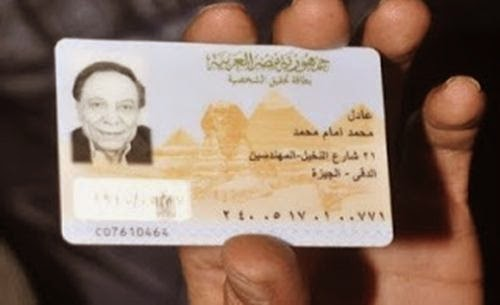
#> input picture data/Adel-Imam1.jpeg, 500 x 305 px, found by its file name
$ jupyter execute trail.ipynb
#> lines starting #> are read from the running program, lines starting #| are printed output that depends on the picture; after the words box and inside, x2 and y2 are one past the last pixel; in counts of white or black regions, pixels touching at a corner belong together
[cell 1]
import cv2
import numpy as np
import pytesseract
pytesseract.pytesseract.tesseract_cmd = 'C:\\Program Files\\Tesseract-OCR\\tesseract.exe'  # need to be changed to the server path

#img = cv2.imread("D:\Reham\DATA\Graduation_project\OCR\data\wrap.jpg") # need to be replaced get_img function

#TODO: solve empty rectangular contour problem

def get_img_from_path(image_path):

    # ask how to take the image
    img = cv2.imread(image_path)
#> img is the input picture: shape (305, 500, 3); mean B, G, R 100.6, 114.4, 137.5
    if img is None:
        raise Exception("Image couldn't be read,try again")
    return img

[cell 2]
def biggest_contour(contours):
    """get the rectangular contour of the ID picture

    Args:
        contours (list): a list of 10 biggest contours in ID pictures

    Returns:
        numpy.ndarray: a array of 4 points [[[x1,y1],[x2,y2],[x3,y3],[x4,y4]]]
        that make the rectangular outer shape of the ID
    """
    biggest = np.array([])
    max_area = 0
    for i in contours:
        area = cv2.contourArea(i)
        if area > 10:
            peri = cv2.arcLength(i, True)
            approx = cv2.approxPolyDP(i, 0.015 * peri, True)
            print(len(approx),"approx")
            if area > max_area and len(approx) >= 4:
                biggest = approx
                max_area = area
                print(max_area,"max_area")
    print(len(biggest[:4]),"len biggest")

    return biggest[:4]

[cell 3]
# [71 lines left out: function get_contours, not called in this run]

[cell 4]
#--------testing------
img_path = "C:\\Users\\USER\\Documents\\Grad_project\\Authentication\\Authentication_Grad_Project\\data\\Adel-Imam1.jpeg"
img1_path = "C:\\Users\\USER\\Documents\\Grad_project\\Authentication\\Authentication_Grad_Project\\data\\rk.jpg"
img2_path = "C:\\Users\\USER\\Documents\\Grad_project\\Authentication\\Authentication_Grad_Project\\data\\wrap.output_resized.jpg"
img_p = get_img_from_path(img_path)
cv2.imshow('pic',img_p)

#contoured_pic = get_contours(img_p)
gray = cv2.cvtColor(img_p, cv2.COLOR_BGR2GRAY)
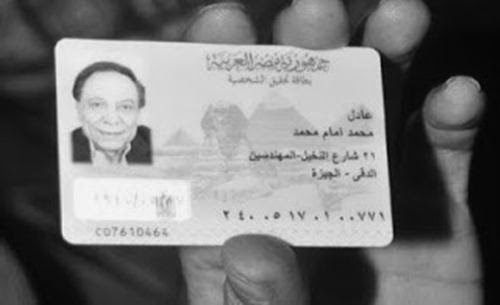
#> gray: shape (305, 500); min 2, max 247, mean 119.7

gray = cv2.bilateralFilter(gray, 20, 30, 30)
edged = cv2.Canny(gray, 10, 20)
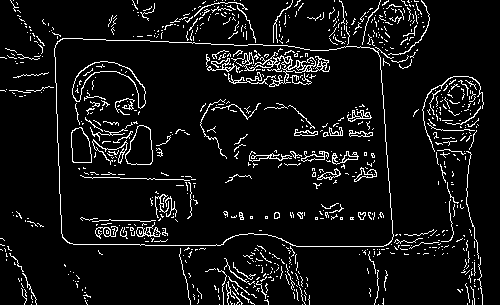
#> edged: shape (305, 500); 7.2% white in thin lines or dots
contours, _ = cv2.findContours(edged.copy(), cv2.RETR_TREE, cv2.CHAIN_APPROX_SIMPLE)
#> contours = 906 contours, 855 with area under 20; largest, box (x1, y1, x2, y2) and area: (54, 38, 394, 247) 65474, (54, 38, 394, 247) 65438, (72, 61, 146, 109) 930, (72, 61, 146, 109) 872, (125, 125, 153, 165) 778
print(type(contours))
#| <class 'list'>
contours = sorted(contours, key=cv2.contourArea, reverse=True)[:10]
#> contours = 10 contours; largest, box (x1, y1, x2, y2) and area: (54, 38, 394, 247) 65474, (54, 38, 394, 247) 65438, (72, 61, 146, 109) 930, (72, 61, 146, 109) 872, (125, 125, 153, 165) 778
biggest = biggest_contour(contours)
#> the loop in biggest_contour, `for i in contours:` made 10 passes
#> (area, peri, biggest, max_area) on pass 1: (65474.5, 1130.4, [[57, 41], [67, 242], [391, 241], [378, 48]], 65474.5)
#> (area, peri, approx) on passes 2, 9: (65438, 1075.9, [[55, 45], [372, 48], [392, 239], [68, 242]]), (470.5, 878.4, [[231, 58], [290, 59], [269, 86], [329, 69]])
#| 4 approx
#| 65474.5 max_area
#| 4 approx
#| 11 approx
#| 11 approx
#| 8 approx
#| 6 approx
#| 6 approx
#| 7 approx
#> (further printed lines are left out)
#> after the loop in biggest_contour, `for i in contours:`: max_area = 65474.5
#| 4 len biggest
#> biggest = [[57, 41], [67, 242], [391, 241], [378, 48]]
cv2.imshow('edged',edged)
#contoured_pic = get_contours(edged)

#cv2.imshow('Result',contoured_pic)

while(1):
    k = cv2.waitKey(1)
#> (key q is pressed here)
    if k == ord('q'):
        break
cv2.destroyAllWindows()

$ run again, with data/ID_test.jpeg copied over data/Adel-Imam1.jpeg
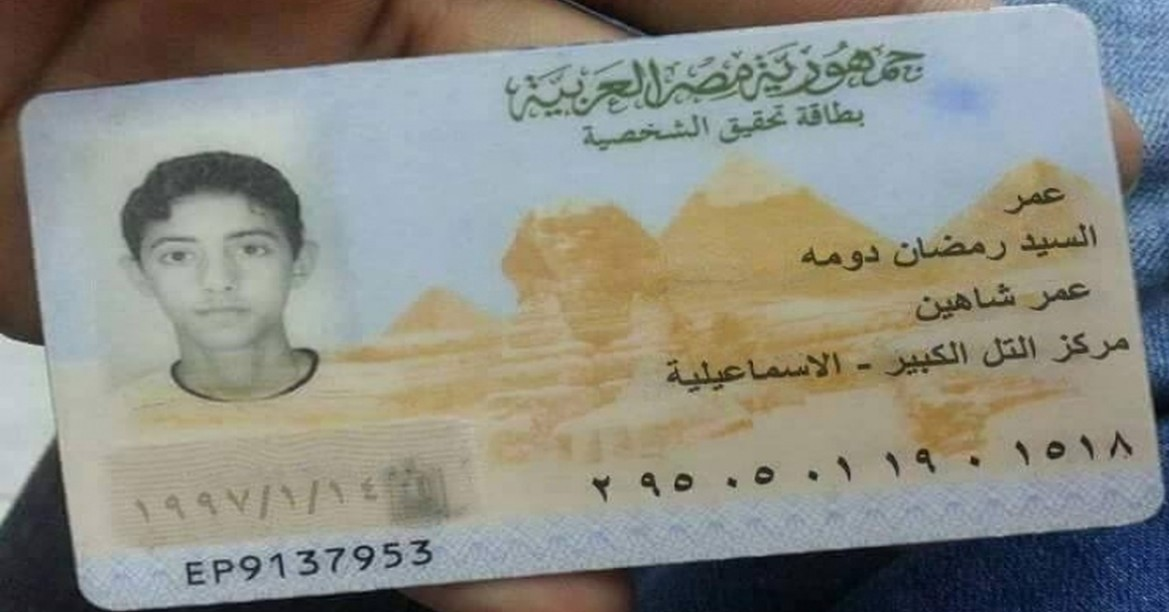
#> input picture data/ID_test.jpeg, 1169 x 612 px, found by its file name
#> in get_img_from_path, img is the input picture: shape (612, 1169, 3); mean B, G, R 131.8, 140.3, 139.8
#> `gray = cv2.cvtColor(img_p, cv2.COLOR_BGR2GRAY)`:
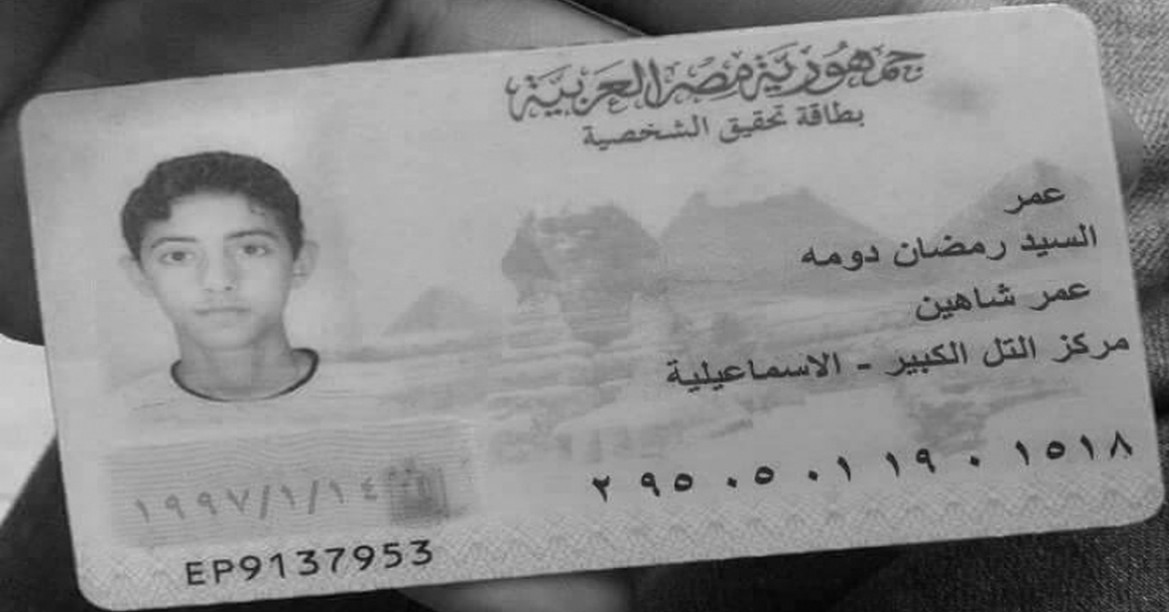
#> gray: shape (612, 1169); min 3, max 223, mean 139.2
#> `edged = cv2.Canny(gray, 10, 20)`:
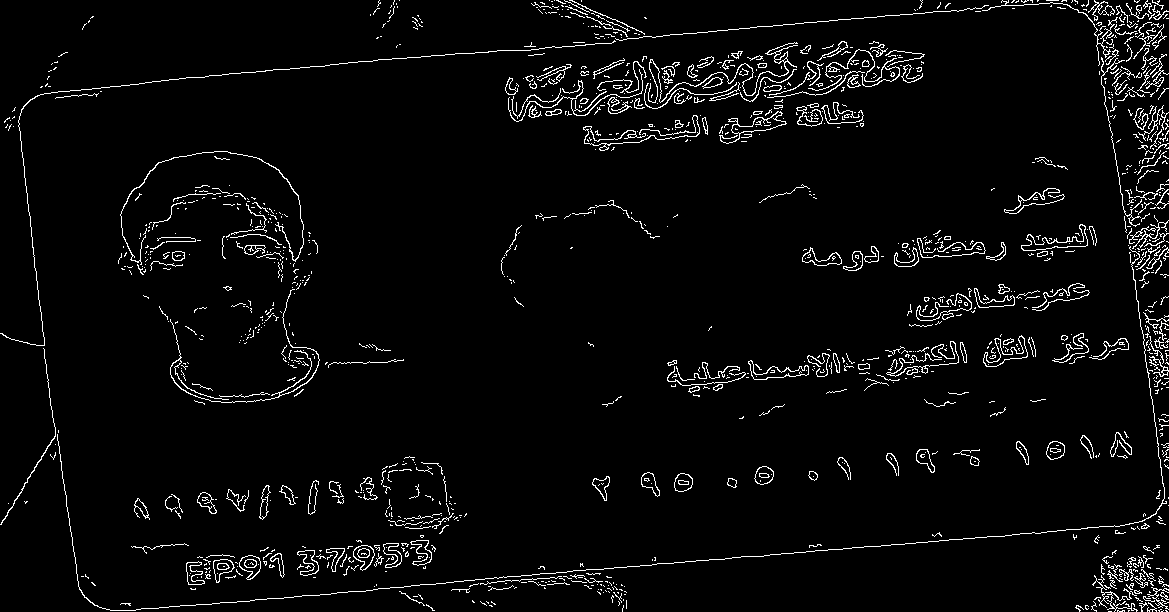
#> edged: shape (612, 1169); 3.8% white in thin lines or dots
#> `contours, _ = cv2.findContours(edged.copy(), cv2.RETR_TREE, cv2.CHAIN_..`: contours = 1447 contours, 1267 with area under 20; largest, box (x1, y1, x2, y2) and area: (1021, 224, 1088, 251) 514, (719, 111, 787, 144) 514, (1021, 224, 1088, 251) 464, (731, 111, 786, 134) 448, (748, 360, 809, 380) 429
#| <class 'list'>
#> `contours = sorted(contours, key=cv2.contourArea, reverse=True)[:10]`: contours = 10 contours; largest, box (x1, y1, x2, y2) and area: (1021, 224, 1088, 251) 514, (719, 111, 787, 144) 514, (1021, 224, 1088, 251) 464, (731, 111, 786, 134) 448, (748, 360, 809, 380) 429
#> the loop in biggest_contour, `for i in contours:` made 10 passes
#> (area, peri, max_area) on pass 1: (514, 236.9, 514)
#> (printed output is left out)
#> after the loop in biggest_contour, `for i in contours:`: biggest = contour of 16 points, box (x1, y1, x2, y2) (1021, 225, 1086, 249), area 456; max_area = 514
#| 4 len biggest
#> `biggest = biggest_contour(contours)`: biggest = [[1085, 226], [1079, 225], [1082, 241], [1073, 236]]
